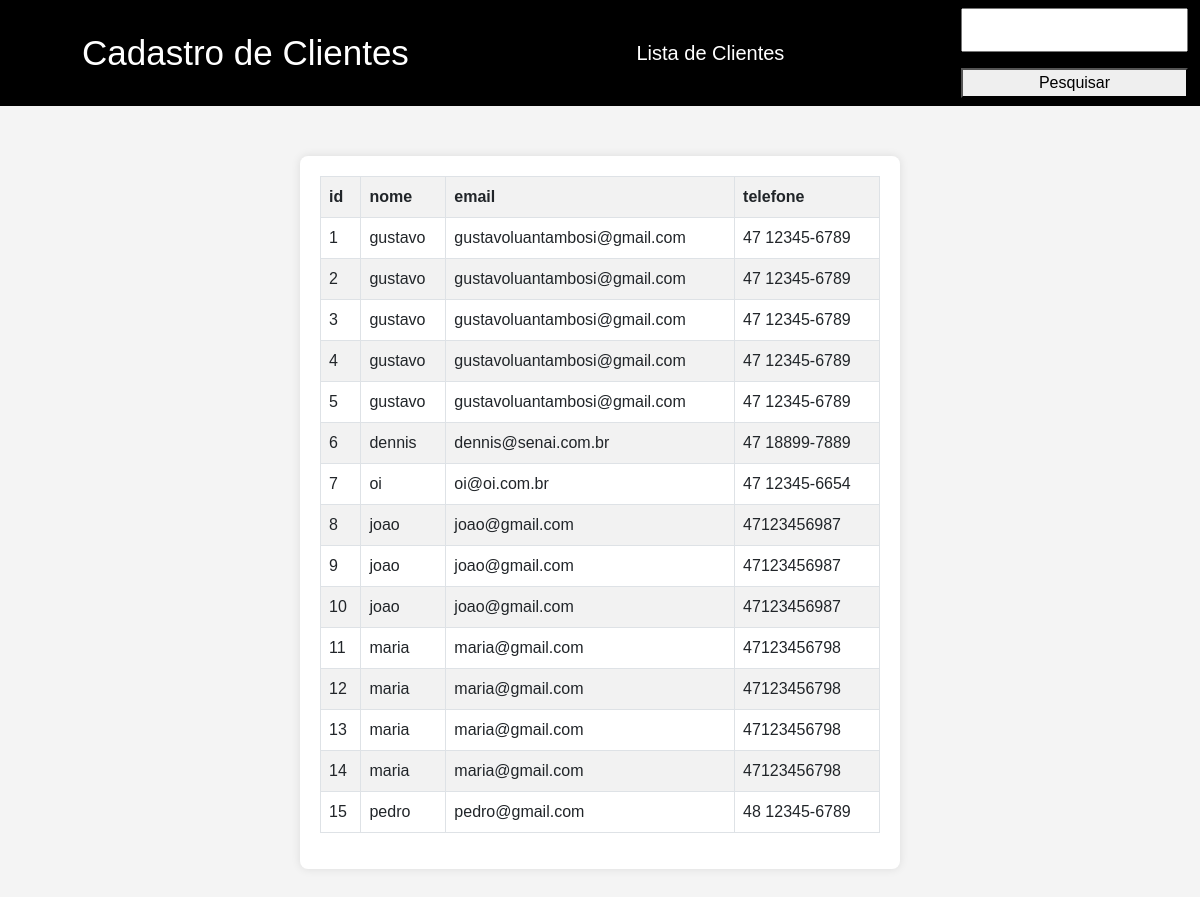
Before: /lista/ with the older database file.
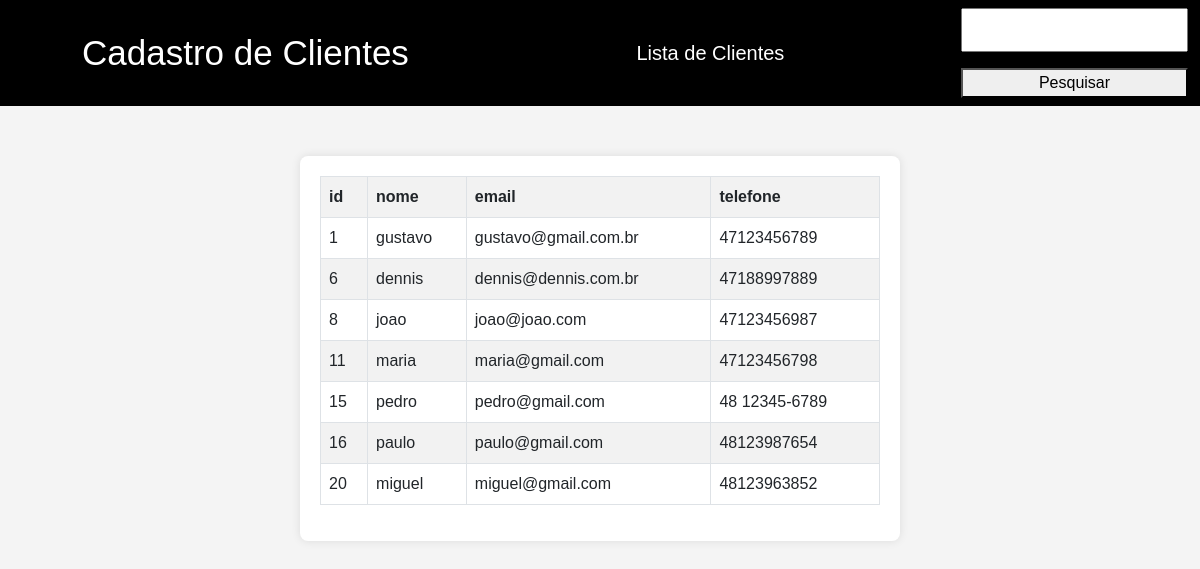
After: the same page with the newer database file.
### app_cliente/models.py (models this page shows)
class Cliente(models.Model):
    id_cliente = models.AutoField(primary_key=True, null=False)
    nome = models.TextField(max_length=200, null=False)
    email = models.EmailField(null=False)
    telefone = models.CharField(max_length=11, null=False)

### app_cliente/views.py (the view)
# urls.py: path('lista/', views.lista, name="lista"),
def lista(request):
    clientes = {
        'clientes': Cliente.objects.all()
    }
    return render(request, 'app_cliente/clientes.html', clientes)

### app_cliente/templates/app_cliente/clientes.html
{% extends 'app_cliente/index.html' %}
{% block content %}
<div class="container">
    <table class="table table-bordered table-striped">
        <tr>
            <th>id</th>
            <th>nome</th>
            <th>email</th>
            <th>telefone</th>
        </tr>
        {% for cliente in clientes %}
        <tr>
            <td>{{cliente.id_cliente}}</td>
            <td>{{cliente.nome}}</td>
            <td>{{cliente.email}}</td>
            <td>{{cliente.telefone}}</td>
        </tr>
        {% endfor %}
    </table>
</div>
{% endblock %}

### app_cliente/templates/app_cliente/index.html (shortened to what this page needs)
{% load static %}
<!doctype html>
<html lang="en">
  <head>
    <link href="https://cdn.jsdelivr.net/npm/bootstrap@5.0.2/dist/css/bootstrap.min.css" rel="stylesheet">
    <link rel="stylesheet" href="{% static 'app_cliente/css/style.css' %}">
  </head>
  <body>
    <nav style="background-color:black !important;" class="navbar navbar-light bg-light">
        <div class="container-fluid">
          <a style="color: white; font-size: 35px;" class="navbar-brand" href="{% url 'home' %}">Cadastro de Clientes</a>
          <a style="color: white; text-decoration: none; margin: 0 1em; padding: 0.5em 1em; border-radius: 5px; font-size: 20px;" href="{% url 'lista' %}" float="left">Lista de Clientes</a>
          <form method="GET" action="{% url 'pesquisar' %}">
            <input type="text" name="nome" id="nome" required>
            <button type="submit">Pesquisar</button>
          </form>
        </div>
    </nav>
    {% block content %}
    {% endblock %}
</body>
</html>
  </body>
</html>

### app_cliente/static/app_cliente/css/style.css (style rules this page uses)
body { font-family: 'Arial', sans-serif; background-color: #f4f4f4; margin: 0; padding: 0; }
.container { width: 50%; margin: 50px auto; background-color: #fff; padding: 20px; border-radius: 8px; box-shadow: 0 0 10px rgba(0, 0, 0, 0.1); }
form { display: flex; flex-direction: column; }
input { padding: 8px; margin-bottom: 16px; }
nav a { color: white; text-decoration: none; margin: 0 1em; padding: 0.5em 1em; border-radius: 5px; }

Changed rows visible on the page:
removed Cliente: id_cliente "2", nome "gustavo", email "gustavoluantambosi@gmail.com", telefone "47 12345-6789"
removed Cliente: id_cliente "3", nome "gustavo", email "gustavoluantambosi@gmail.com", telefone "47 12345-6789"
removed Cliente: id_cliente "4", nome "gustavo", email "gustavoluantambosi@gmail.com", telefone "47 12345-6789"
removed Cliente: id_cliente "5", nome "gustavo", email "gustavoluantambosi@gmail.com", telefone "47 12345-6789"
removed Cliente: id_cliente "7", nome "oi", email "oi@oi.com.br", telefone "47 12345-6654"
removed Cliente: id_cliente "9", nome "joao", email "joao@gmail.com", telefone "47123456987"
removed Cliente: id_cliente "10", nome "joao", email "joao@gmail.com", telefone "47123456987"
removed Cliente: id_cliente "12", nome "maria", email "maria@gmail.com", telefone "47123456798"
removed Cliente: id_cliente "13", nome "maria", email "maria@gmail.com", telefone "47123456798"
removed Cliente: id_cliente "14", nome "maria", email "maria@gmail.com", telefone "47123456798"
changed Cliente "gustavo": email "gustavoluantambosi@gmail.com" → "gustavo@gmail.com.br"; telefone "47 12345-6789" → "47123456789"
changed Cliente "dennis": email "dennis@senai.com.br" → "dennis@dennis.com.br"; telefone "47 18899-7889" → "47188997889"
changed Cliente "joao": email "joao@gmail.com" → "joao@joao.com"
added Cliente: id_cliente "16", nome "paulo", email "paulo@gmail.com", telefone "48123987654"
added Cliente: id_cliente "20", nome "miguel", email "miguel@gmail.com", telefone "48123963852"
